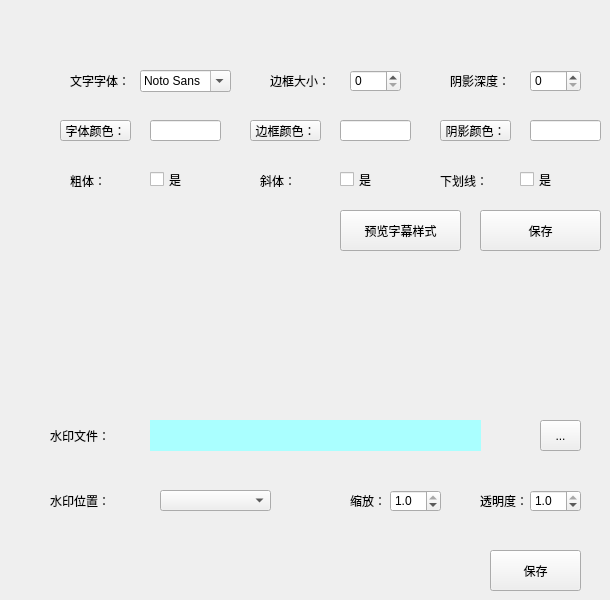
       <widget class="QWidget" name="tab_2">
        <attribute name="title">
         <string>字幕水印</string>
        </attribute>
        <widget class="QToolButton" name="shadowColorToolButton">
         <property name="geometry">
          <rect>
           <x>440</x>
           <y>120</y>
           <width>71</width>
           <height>21</height>
          </rect>
         </property>
         <property name="text">
          <string>阴影颜色：</string>
         </property>
        </widget>
        <widget class="QLabel" name="label_44">
         <property name="geometry">
          <rect>
           <x>70</x>
           <y>170</y>
           <width>31</width>
           <height>21</height>
          </rect>
         </property>
         <property name="text">
          <string>粗体：</string>
         </property>
        </widget>
        <widget class="QSpinBox" name="borderSizeSpin">
         <property name="geometry">
          <rect>
           <x>350</x>
           <y>70</y>
           <width>51</width>
           <height>22</height>
          </rect>
         </property>
         <property name="maximum">
          <number>10</number>
         </property>
        </widget>
        <widget class="QLabel" name="label_35">
         <property name="geometry">
          <rect>
           <x>270</x>
           <y>70</y>
           <width>61</width>
           <height>21</height>
          </rect>
         </property>
         <property name="text">
          <string>边框大小：</string>
         </property>
        </widget>
        <widget class="QToolButton" name="fontColorToolButton">
         <property name="geometry">
          <rect>
           <x>60</x>
           <y>120</y>
           <width>71</width>
           <height>21</height>
          </rect>
         </property>
         <property name="text">
          <string>字体颜色：</string>
         </property>
        </widget>
        <widget class="QLabel" name="label_46">
         <property name="geometry">
          <rect>
           <x>440</x>
           <y>170</y>
           <width>61</width>
           <height>21</height>
          </rect>
         </property>
         <property name="text">
          <string>下划线：</string>
         </property>
        </widget>
        <widget class="QLabel" name="label_45">
         <property name="geometry">
          <rect>
           <x>260</x>
           <y>170</y>
           <width>31</width>
           <height>21</height>
          </rect>
         </property>
         <property name="text">
          <string>斜体：</string>
         </property>
        </widget>
        <widget class="QLineEdit" name="borderColorLineEdit">
         <property name="geometry">
          <rect>
           <x>340</x>
           <y>120</y>
           <width>71</width>
           <height>21</height>
          </rect>
         </property>
        </widget>
        <widget class="QCheckBox" name="italicCheck">
         <property name="geometry">
          <rect>
           <x>340</x>
           <y>170</y>
           <width>71</width>
           <height>19</height>
          </rect>
         </property>
         <property name="text">
          <string>是</string>
         </property>
        </widget>
        <widget class="QToolButton" name="previewToolButton">
         <property name="geometry">
          <rect>
           <x>340</x>
           <y>210</y>
           <width>121</width>
           <height>41</height>
          </rect>
         </property>
         <property name="text">
          <string>预览字幕样式</string>
         </property>
        </widget>
        <widget class="QCheckBox" name="underlineCheck">
         <property name="geometry">
          <rect>
           <x>520</x>
           <y>170</y>
           <width>71</width>
           <height>19</height>
          </rect>
         </property>
         <property name="text">
          <string>是</string>
         </property>
        </widget>
        <widget class="QLabel" name="label_36">
         <property name="geometry">
          <rect>
           <x>70</x>
           <y>70</y>
           <width>61</width>
           <height>21</height>
          </rect>
         </property>
         <property name="text">
          <string>文字字体：</string>
         </property>
        </widget>
        <widget class="QToolButton" name="borderColorToolButton">
         <property name="geometry">
          <rect>
           <x>250</x>
           <y>120</y>
           <width>71</width>
           <height>21</height>
          </rect>
         </property>
         <property name="text">
          <string>边框颜色：</string>
         </property>
        </widget>
        <widget class="QSpinBox" name="shadowDepthSpin">
         <property name="geometry">
          <rect>
           <x>530</x>
           <y>70</y>
           <width>51</width>
           <height>22</height>
          </rect>
         </property>
         <property name="maximum">
          <number>10</number>
         </property>
        </widget>
        <widget class="QFontComboBox" name="fontFamilyComboBox">
         <property name="geometry">
          <rect>
           <x>140</x>
           <y>70</y>
           <width>91</width>
           <height>22</height>
          </rect>
         </property>
         <property name="currentFont">
          <font>
           <family>江城圆体 700W</family>
           <bold>true</bold>
          </font>
         </property>
        </widget>
        <widget class="QLineEdit" name="shadowColorLineEdit">
         <property name="geometry">
          <rect>
           <x>530</x>
           <y>120</y>
           <width>71</width>
           <height>21</height>
          </rect>
         </property>
        </widget>
        <widget class="QToolButton" name="savePreviewToolButton">
         <property name="geometry">
          <rect>
           <x>480</x>
           <y>210</y>
           <width>121</width>
           <height>41</height>
          </rect>
         </property>
         <property name="text">
          <string>保存</string>
         </property>
        </widget>
        <widget class="QLineEdit" name="fontColorLineEdit">
         <property name="geometry">
          <rect>
           <x>150</x>
           <y>120</y>
           <width>71</width>
           <height>21</height>
          </rect>
         </property>
        </widget>
        <widget class="QCheckBox" name="boldCheck">
         <property name="geometry">
          <rect>
           <x>150</x>
           <y>170</y>
           <width>71</width>
           <height>19</height>
          </rect>
         </property>
         <property name="text">
          <string>是</string>
         </property>
        </widget>
        <widget class="QLabel" name="label_43">
         <property name="geometry">
          <rect>
           <x>450</x>
           <y>70</y>
           <width>61</width>
           <height>21</height>
          </rect>
         </property>
         <property name="text">
          <string>阴影深度：</string>
         </property>
        </widget>
        <widget class="QDoubleSpinBox" name="ZoomPicDoubleSpinBox">
         <property name="geometry">
          <rect>
           <x>390</x>
           <y>490</y>
           <width>51</width>
           <height>22</height>
          </rect>
         </property>
         <property name="decimals">
          <number>1</number>
         </property>
         <property name="maximum">
          <double>1.000000000000000</double>
         </property>
         <property name="singleStep">
          <double>0.100000000000000</double>
         </property>
         <property name="value">
          <double>1.000000000000000</double>
         </property>
        </widget>
        <widget class="QToolButton" name="selectPicVideoToolButton">
         <property name="geometry">
          <rect>
           <x>540</x>
           <y>420</y>
           <width>41</width>
           <height>31</height>
          </rect>
         </property>
         <property name="text">
          <string>...</string>
         </property>
        </widget>
        <widget class="QToolButton" name="saveWaterButton">
         <property name="geometry">
          <rect>
           <x>490</x>
           <y>550</y>
           <width>91</width>
           <height>41</height>
          </rect>
         </property>
         <property name="text">
          <string>保存</string>
         </property>
        </widget>
        <widget class="QLabel" name="label_111">
         <property name="geometry">
          <rect>
           <x>480</x>
           <y>490</y>
           <width>51</width>
           <height>21</height>
          </rect>
         </property>
         <property name="text">
          <string>透明度：</string>
         </property>
        </widget>
        <widget class="QComboBox" name="picWatermarkSpaceComboBox">
         <property name="geometry">
          <rect>
           <x>160</x>
           <y>490</y>
           <width>111</width>
           <height>21</height>
          </rect>
         </property>
        </widget>
        <widget class="QLabel" name="label_110">
         <property name="geometry">
          <rect>
           <x>350</x>
           <y>490</y>
           <width>31</width>
           <height>21</height>
          </rect>
         </property>
         <property name="text">
          <string>缩放：</string>
         </property>
        </widget>
        <widget class="QLabel" name="label_108">
         <property name="geometry">
          <rect>
           <x>50</x>
           <y>490</y>
           <width>71</width>
           <height>21</height>
          </rect>
         </property>
         <property name="text">
          <string>水印位置：</string>
         </property>
        </widget>
        <widget class="QLabel" name="selectPicPathLabel">
         <property name="geometry">
          <rect>
           <x>150</x>
           <y>420</y>
           <width>331</width>
           <height>31</height>
          </rect>
         </property>
         <property name="styleSheet">
          <string notr="true">background-color: rgb(170, 255, 255);</string>
         </property>
         <property name="text">
          <string/>
         </property>
        </widget>
        <widget class="QDoubleSpinBox" name="alphaPicDoubleSpinBox">
         <property name="geometry">
          <rect>
           <x>530</x>
           <y>490</y>
           <width>51</width>
           <height>22</height>
          </rect>
         </property>
         <property name="decimals">
          <number>1</number>
         </property>
         <property name="maximum">
          <double>1.000000000000000</double>
         </property>
         <property name="singleStep">
          <double>0.100000000000000</double>
         </property>
         <property name="value">
          <double>1.000000000000000</double>
         </property>
        </widget>
        <widget class="QLabel" name="label_107">
         <property name="geometry">
          <rect>
           <x>50</x>
           <y>420</y>
           <width>61</width>
           <height>31</height>
          </rect>
         </property>
         <property name="text">
          <string>水印文件：</string>
         </property>
        </widget>
       </widget>
